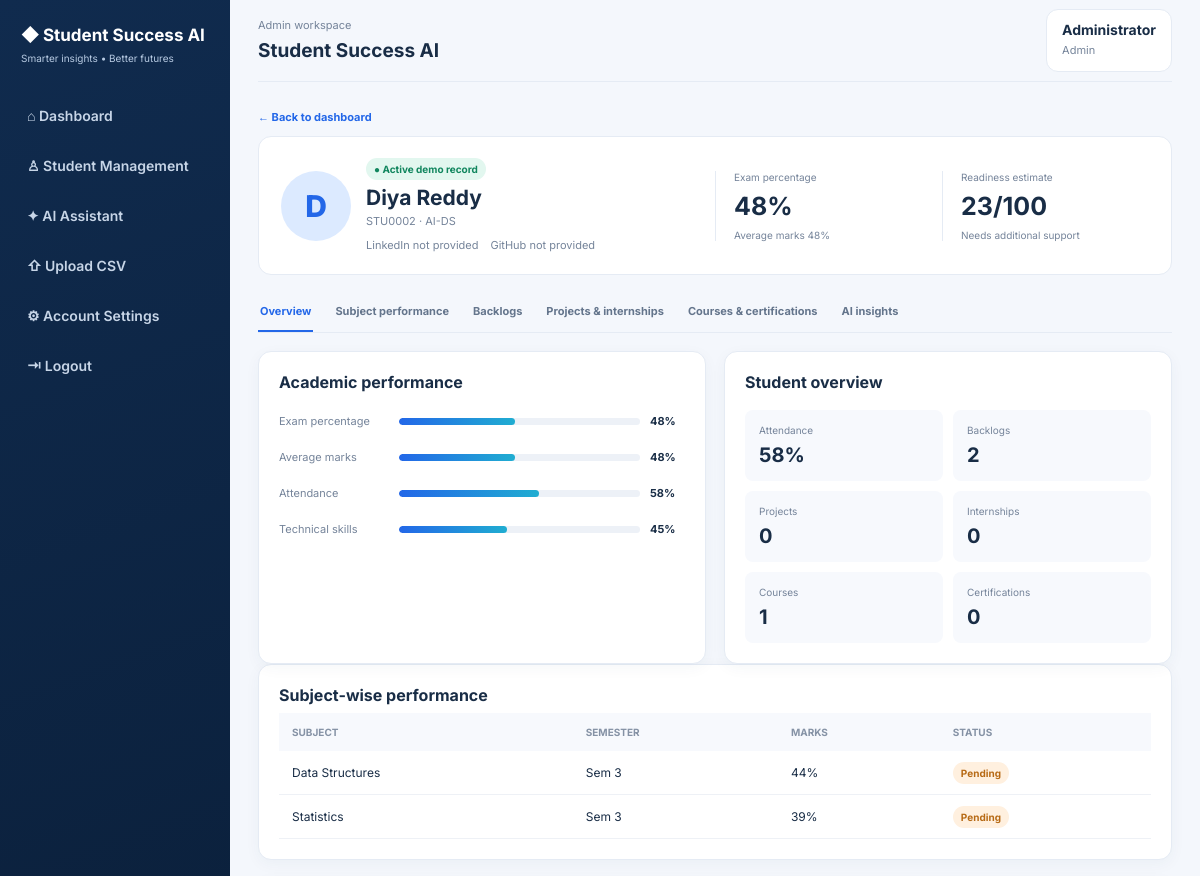
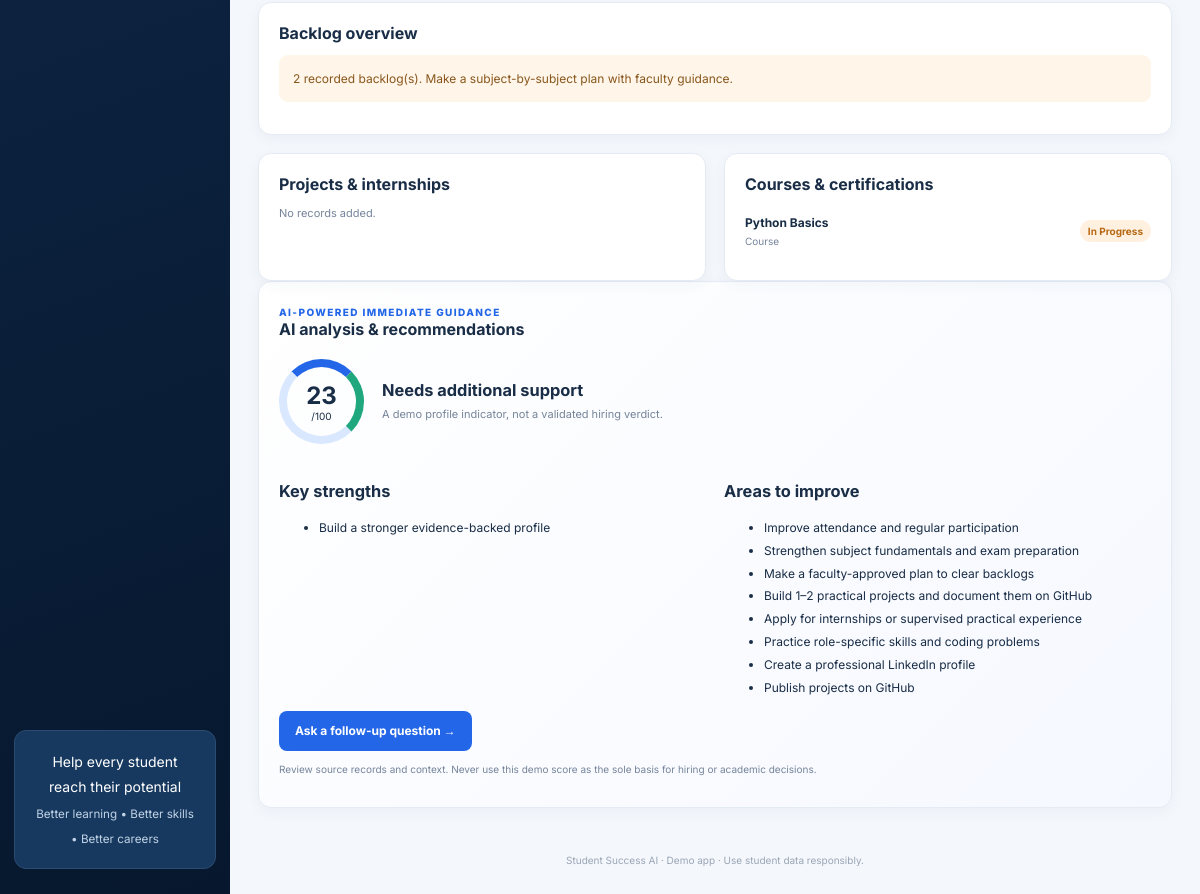
The page /student/STU0002 (signed in) on the database its author committed (2 pictures, top to bottom).
### tables this page shows
CREATE TABLE users(id INTEGER PRIMARY KEY,username TEXT UNIQUE,password_hash TEXT,role TEXT,student_id TEXT,display_name TEXT);

CREATE TABLE students(student_id TEXT PRIMARY KEY,student_name TEXT,department TEXT,attendance_pct REAL DEFAULT 0,average_marks REAL DEFAULT 0,skills_score REAL DEFAULT 0,backlogs INTEGER DEFAULT 0,projects INTEGER DEFAULT 0,internships INTEGER DEFAULT 0,courses INTEGER DEFAULT 0,certifications INTEGER DEFAULT 0,linkedin_url TEXT DEFAULT '',github_url TEXT DEFAULT '',exam_percentage REAL DEFAULT 0);

CREATE TABLE subjects(id INTEGER PRIMARY KEY,student_id TEXT,subject TEXT,marks REAL,semester TEXT,backlog_status TEXT);

CREATE TABLE activities(id INTEGER PRIMARY KEY,student_id TEXT,category TEXT,title TEXT,status TEXT,details TEXT);

### app.py (the view)
@app.route('/student/<sid>')
def student(sid):
 u=who()
 if not u:return redirect(url_for('login'))
 if u['role'] not in ('admin','staff') and u['student_id']!=sid: flash('You can only view your linked student account.','error'); return redirect(url_for('dashboard'))
 s,subjects,activities=get_detail(sid)
 if not s: flash('Student not found.','error'); return redirect(url_for('dashboard'))
 return render_template('student.html',user=u,s=s,subjects=subjects,activities=activities,ai=analyze(s))

### app.py (called while the page is built)
def db():
 c=sqlite3.connect(DB); c.row_factory=sqlite3.Row; return c

def who():
 if not session.get('uid'): return None
 with db() as c: return c.execute('SELECT * FROM users WHERE id=?',(session['uid'],)).fetchone()

def get_detail(sid):
 with db() as c: return (c.execute('SELECT * FROM students WHERE student_id=?',(sid,)).fetchone(),c.execute('SELECT * FROM subjects WHERE student_id=?',(sid,)).fetchall(),c.execute('SELECT * FROM activities WHERE student_id=? ORDER BY category',(sid,)).fetchall())

### templates/student.html
{% extends "base.html" %}{% block content %}<a class="back" href="{{url_for('dashboard')}}">← Back to dashboard</a><section class="hero"><div class="identity"><div class="studentavatar">{{s['student_name'][0]}}</div><div><span class="badge ok">● Active demo record</span><h1>{{s['student_name']}}</h1><p>{{s['student_id']}} · {{s['department']}}</p><div class="links">{% if s['linkedin_url'] %}<a href="{{s['linkedin_url']}}" target="_blank" rel="noopener">in LinkedIn ↗</a>{% else %}<span>LinkedIn not provided</span>{% endif %}{% if s['github_url'] %}<a href="{{s['github_url']}}" target="_blank" rel="noopener">◉ GitHub ↗</a>{% else %}<span>GitHub not provided</span>{% endif %}</div></div></div><div class="heroMetric"><small>Exam percentage</small><strong>{{s['exam_percentage']|round|int}}%</strong><small>Average marks {{s['average_marks']|round|int}}%</small></div><div class="heroMetric"><small>Readiness estimate</small><strong>{{ai['score']}}/100</strong><small>{{ai['status']}}</small></div></section><div class="tabs"><a href="#overview">Overview</a><a href="#subjects">Subject performance</a><a href="#backlogs">Backlogs</a><a href="#experience">Projects & internships</a><a href="#courses">Courses & certifications</a><a href="#insights">AI insights</a></div><div class="twocol" id="overview"><section class="panel"><h2>Academic performance</h2>{% for label,val in [('Exam percentage',s['exam_percentage']),('Average marks',s['average_marks']),('Attendance',s['attendance_pct']),('Technical skills',s['skills_score'])] %}<div class="barrow"><span>{{label}}</span><div class="bar"><i style="width:{{[val,100]|min}}%"></i></div><b>{{val|round|int}}%</b></div>{% endfor %}</section><section class="panel"><h2>Student overview</h2><div class="metrics">{% for label,val in [('Attendance',s['attendance_pct']|round|int|string+'%'),('Backlogs',s['backlogs']),('Projects',s['projects']),('Internships',s['internships']),('Courses',s['courses']),('Certifications',s['certifications'])] %}<div><small>{{label}}</small><b>{{val}}</b></div>{% endfor %}</div></section></div><section class="panel" id="subjects"><h2>Subject-wise performance</h2><div class="tablewrap"><table><thead><tr><th>Subject</th><th>Semester</th><th>Marks</th><th>Status</th></tr></thead><tbody>{% for x in subjects %}<tr><td>{{x['subject']}}</td><td>{{x['semester']}}</td><td>{{x['marks']|round|int}}%</td><td><span class="badge {% if x['backlog_status']=='Pending' %}warn{% else %}ok{% endif %}">{{x['backlog_status']}}</span></td></tr>{% else %}<tr><td colspan="4">No subject records yet.</td></tr>{% endfor %}</tbody></table></div></section><section class="panel" id="backlogs"><h2>Backlog overview</h2>{% if s['backlogs'] %}<p class="callout warn">{{s['backlogs']}} recorded backlog(s). Make a subject-by-subject plan with faculty guidance.</p>{% else %}<p class="callout ok">No backlogs recorded in this demo profile.</p>{% endif %}</section><div class="twocol" id="experience"><section class="panel"><h2>Projects & internships</h2>{% for x in activities if x['category'] in ['Project','Internship'] %}<div class="activity"><div><b>{{x['title']}}</b><small>{{x['category']}} · {{x['details']}}</small></div><span class="badge {% if x['status']=='Completed' %}ok{% else %}warn{% endif %}">{{x['status']}}</span></div>{% else %}<p class="muted">No records added.</p>{% endfor %}</section><section class="panel" id="courses"><h2>Courses & certifications</h2>{% for x in activities if x['category'] in ['Course','Certification'] %}<div class="activity"><div><b>{{x['title']}}</b><small>{{x['category']}}</small></div><span class="badge {% if x['status']=='Completed' %}ok{% else %}warn{% endif %}">{{x['status']}}</span></div>{% else %}<p class="muted">No records added.</p>{% endfor %}</section></div><section class="panel aiPanel" id="insights"><small class="eyebrow">AI-POWERED IMMEDIATE GUIDANCE</small><h2>AI analysis & recommendations</h2><div class="score"><div><strong>{{ai['score']}}</strong><small>/100</small></div><div><h3>{{ai['status']}}</h3><p class="muted">A demo profile indicator, not a validated hiring verdict.</p></div></div><div class="twocol"><div><h3>Key strengths</h3><ul>{% for x in ai['strengths'] %}<li>{{x}}</li>{% endfor %}</ul></div><div><h3>Areas to improve</h3><ul>{% for x in ai['improvements'] %}<li>{{x}}</li>{% endfor %}</ul></div></div><a class="btn primary" href="{{url_for('ai')}}">Ask a follow-up question →</a><p class="muted tiny">Review source records and context. Never use this demo score as the sole basis for hiring or academic decisions.</p></section>{% endblock %}

### templates/base.html
<!doctype html><html><head><meta charset="utf-8"><meta name="viewport" content="width=device-width,initial-scale=1"><title>Student Success AI</title><link rel="stylesheet" href="{{url_for('static',filename='style.css')}}"></head><body>{% if user %}<aside class="sidebar"><div class="brand"><b>◆ Student Success AI</b><small>Smarter insights • Better futures</small></div><nav><a href="{{url_for('dashboard')}}">⌂ Dashboard</a><a href="{{url_for('dashboard')}}">♙ Student Management</a><a href="{{url_for('ai')}}">✦ AI Assistant</a>{% if user['role']=='admin' %}<a href="{{url_for('upload')}}">⇧ Upload CSV</a>{% endif %}{% if user['role'] in ['admin','staff'] %}<a href="{{url_for('settings')}}">⚙ Account Settings</a>{% endif %}<a href="{{url_for('logout')}}">⇥ Logout</a></nav><div class="side-note">Help every student reach their potential<br><small>Better learning • Better skills • Better careers</small></div></aside>{% endif %}<main class="{% if user %}main{% else %}login-main{% endif %}">{% if user %}<header class="topbar"><div><small>{{user['role']|title}} workspace</small><h2>Student Success AI</h2></div><div class="userpill"><b>{{user['display_name']}}</b><small>{{user['role']|title}}</small></div></header>{% endif %}{% with msgs=get_flashed_messages(with_categories=true) %}{% for cat,msg in msgs %}<div class="flash {{cat}}">{{msg}}</div>{% endfor %}{% endwith %}{% block content %}{% endblock %}<footer>Student Success AI · Demo app · Use student data responsibly.</footer></main></body></html>

### rows shown on the page
users: role "Admin", display_name "Administrator"
students: student_name "D", student_name "Diya Reddy", student_id "STU0002", department "AI-DS", exam_percentage "48", average_marks "48", label "Exam percentage", {{ [val,100]|min }} 48.0 (drawn), label "Average marks", label "Attendance", {{ [val,100]|min }} 58.0 (drawn), attendance_pct "58", label "Technical skills", {{ [val,100]|min }} 45.0 (drawn), skills_score "45", backlogs "2"
subjects: subject "Data Structures", semester "Sem 3", marks "44", backlog_status "Pending"
subjects: subject "Statistics", semester "Sem 3", marks "39", backlog_status "Pending"
activities: title "Python Basics", category "Course", status "In Progress"

### other values the page prints
{{ ai['score'] }} "23"
{{ ai['status'] }} "Needs additional support"
{{ label }} "Attendance" "Backlogs" "Projects" "Internships" "Courses" "Certifications"
{{ val }} "58%" "2" "0" "0" "1" "0"
{{ x }} "Build a stronger evidence-backed profile"
{{ x }} "Improve attendance and regular participation" "Strengthen subject fundamentals and exam preparation" "Make a faculty-approved plan to clear backlogs" "Build 1–2 practical projects and document them on GitHub" "Apply for internships or supervised practical experience" "Practice role-specific skills and coding problems" "Create a professional LinkedIn profile" "Publish projects on GitHub"
